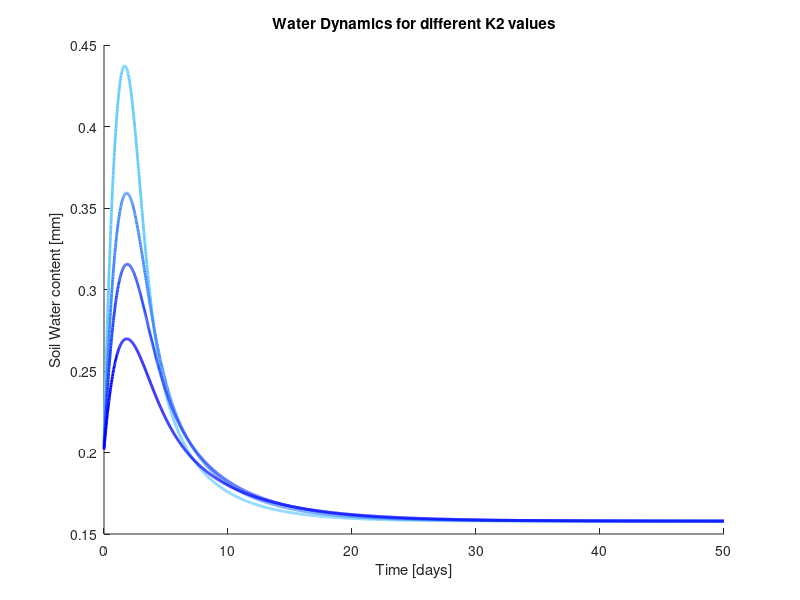
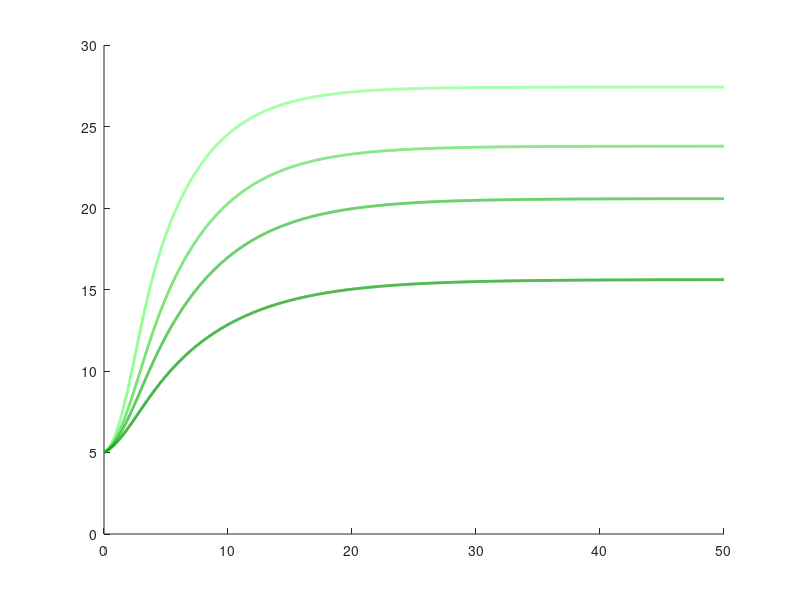

MATLAB code for these plots, in order: (Note: this script raises an error after producing the figures.)
% Final Assignment

% Research Question 2

% --- W0 parameter visualization ---
k2vec = [5, 10, 15, 25];
figure(1);
hold on
legendEntriesWater = {};

figure(2);
hold on
legendEntriesPlant = {};


blueBase  = [0, 0, 1];     % pure blue
blueLight = [0.4, 0.8, 1]; % light blue
greenBase = [0, 0.6, 0];   % pure green
greenLight = [0.5, 1, 0.5]; % light green

for j=1:4
    % system parameters
    PPT = 0.8; % find appropriate values
    P = 5; % initial value
    e = 10;
    k1 = 3;
    k2 = k2vec(j);
    W0 = 0.2;
    W = 0.2; % initial value
    cmax = 0.5;
    d = 0.1;
    b = 0.15;
    rw = 0.1; % find appropria9te value 

    % --- control parameters ---
    startTime = 0;
    endTime   = 50;
    timeStep  = 0.02;
    
    % --- compute iteration count ---
    iterations = floor((endTime - startTime)/timeStep) + 1;
    
    % --- initialize vectors ---
    timeV   = zeros(iterations, 1);
    waterV  = zeros(iterations, 1);
    plantV  = zeros(iterations, 1);
    
    % --- initialize state ---
    stateW = W;
    stateP = P;
    
    % --- simulation loop ---
    for i = 1:iterations
        t = startTime + (i-1)*timeStep;
    
        dWdt = PPT * ((stateP + k2 * W0) / (stateP + k2)) ...
             - ((cmax * stateW) / (stateW + k1)) * stateP ...
             - (rw * stateW);
    
        dPdt = e * (cmax * (stateW / (stateW + k1))) * stateP ...
             - (d + b) * stateP;
    
        stateW = stateW + dWdt * timeStep;
        stateP = stateP + dPdt * timeStep;
    
        % store
        timeV(i)  = t;
        waterV(i) = stateW;
        plantV(i) = stateP;
    end
    
    
    % --- plots ---
    t = (j - 1) / (length(k2vec) - 1);
    waterColor = blueLight * (1 - t) + blueBase * t;
    plantColor = greenLight * (1 - t) + greenBase * t;

    % --- plots ---
    figure(1)
    plot(timeV, waterV, 'Color', waterColor, 'LineWidth', 2)
    legendEntriesWater{end+1} = "Water (K2=" + k2vec(j) + ")";

    figure(2)
    plot(timeV, plantV, 'Color', plantColor, 'LineWidth', 2)
    legendEntriesPlant{end+1} = "Plant (K2=" + k2vec(j) + ")";


end 

xlim([0 inf])
ylim([0 30])

figure(1)
xlabel("Time [days]")
ylabel("Soil Water content [mm]")
title("Water Dynamics for different K2 values")
legend(legendEntriesWater)


xlim([0 inf])
ylim([0 0.5])

figure(2)
xlabel("Time [days]")
ylabel("Plant Biomass [g/m^2]")
title("Vegetation Dynamics for different K2 values")
legend(legendEntriesPlant, 'Location', 'Southeast')

    
